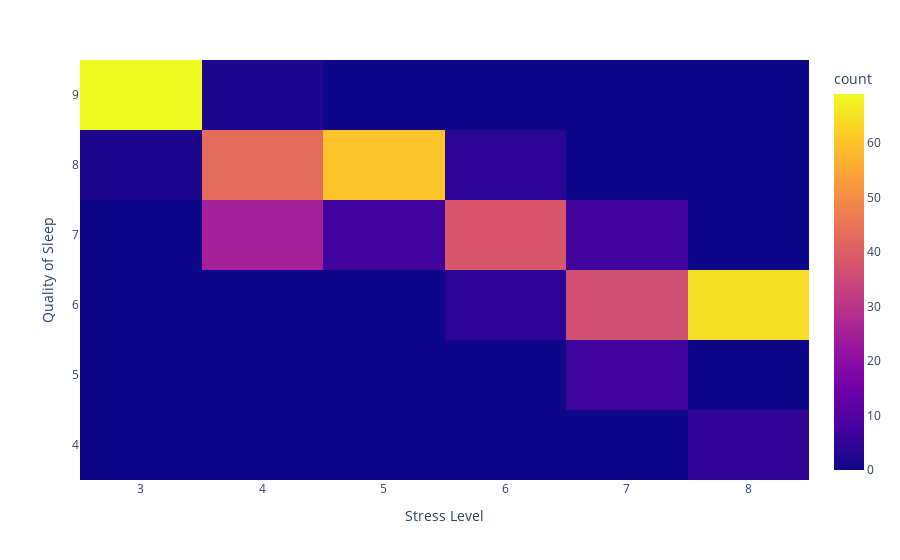

Notebook code cell kept with this figure:
### Markdown cell above
To top it all off let us plot a few heatmaps between stress level and quality of sleep of individuals in our dataset to undertsand if there is any correlation between them

### Code cell
fig = px.density_heatmap(df, x="Stress Level", y="Quality of Sleep")
fig.show()

### Figure 1 — Plotly figure (JSON) as saved in the notebook; plotly's stock layout.template omitted (floating-point values rounded to 4 significant figures; data arrays with more than 128 entries replaced by an {"elided": "..."} marker saying what was removed)
{"data": [{"coloraxis": "coloraxis", "hovertemplate": "Stress Level=%{x}<br>Quality of Sleep=%{y}<br>count=%{z}<extra></extra>", "name": "", "type": "histogram2d", "x": {"elided": "374 int values"}, "xaxis": "x", "xbingroup": "x", "y": {"elided": "374 int values"}, "yaxis": "y", "ybingroup": "y"}], "layout": {"coloraxis": {"colorbar": {"title": {"text": "count"}}, "colorscale": [[0, "#0d0887"], [0.1111, "#46039f"], [0.2222, "#7201a8"], [0.3333, "#9c179e"], [0.4444, "#bd3786"], [0.5556, "#d8576b"], [0.6667, "#ed7953"], [0.7778, "#fb9f3a"], [0.8889, "#fdca26"], [1, "#f0f921"]]}, "legend": {"tracegroupgap": 0}, "margin": {"t": 60}, "xaxis": {"anchor": "y", "domain": [0, 1], "title": {"text": "Stress Level"}}, "yaxis": {"anchor": "x", "domain": [0, 1], "title": {"text": "Quality of Sleep"}}}}
